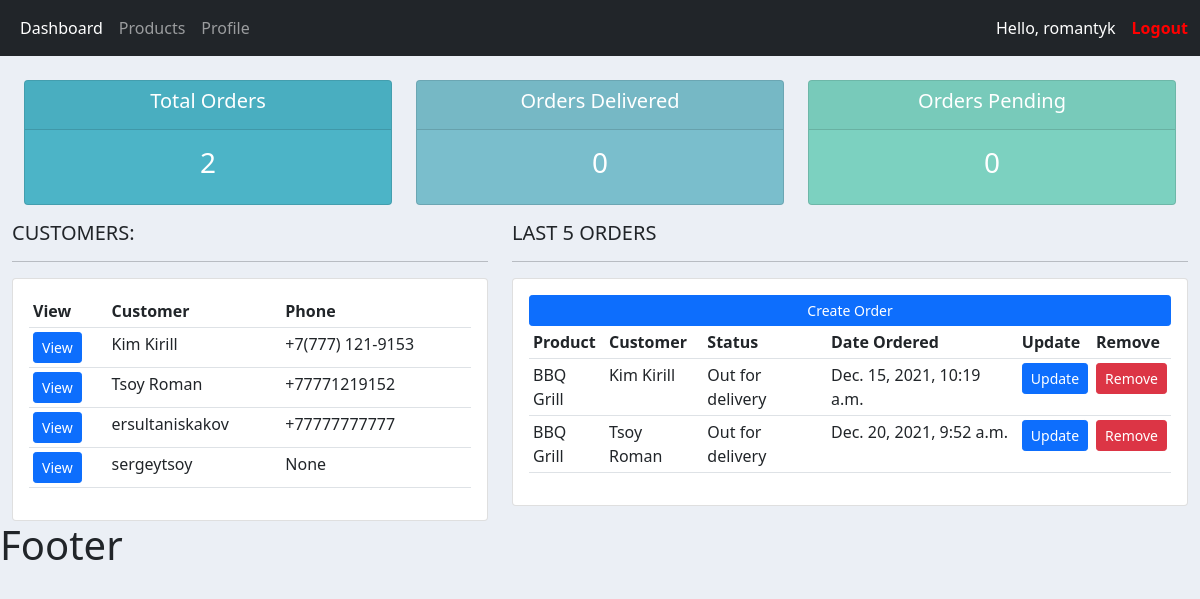
The app's page / (signed in) with its own data.
### accounts/models.py (models this page shows, shortened)
class Customer(models.Model):
    user = models.OneToOneField(User, null=True, on_delete=models.CASCADE)
    name = models.CharField(max_length=200, null=True)
    phone = models.CharField(max_length=200, null=True)
    email = models.CharField(max_length=200, null=True)
    date_created = models.DateTimeField(auto_now_add=True, null=True)

class Order(models.Model):
    STATUS = (
        ('Pending', 'Pending'),
        ('Out for delivery', 'Out for delivery'),
        ('Delivered', 'Delivered'),
    )
    customer = models.ForeignKey(Customer, null=True, on_delete=models.SET_NULL)
    product = models.ForeignKey(Product, null=True, on_delete=models.SET_NULL)
    date_created = models.DateTimeField(auto_now_add=True, null=True)
    status = models.CharField(max_length=200, null=True, choices=STATUS)
    note = models.CharField(max_length=1000, null=True)

class Product(models.Model):
    STATUS = (
        ('Indoor', 'Indoor'),
        ('Out Door', 'Out Door'),
    )
    name = models.CharField(max_length=200, null=True)
    price = models.FloatField(null=True)
    category = models.CharField(max_length=200, null=True, choices=STATUS)
    description = models.CharField(max_length=200, null=True, blank=True)
    date_created = models.DateTimeField(auto_now_add=True, null=True)
    tag = models.ManyToManyField(Tag)

### accounts/decorators.py (the view)
    def wrapper_function(request, *args, **kwargs):
        group = None
        if request.user.groups.exists():
            group = request.user.groups.all()[0].name
        if group == 'customer':
            return redirect('user-page')
        if group == 'admin':
            return view_func(request, *args, **kwargs)

### accounts/views.py (called while the page is built)
@login_required(login_url='login')
@admin_only
@superuser_only
def home(request):
    customers = Customer.objects.all()
    orders = Order.objects.all()
    total_orders = orders.count()
    delivered = orders.filter(status='Delivered').count()
    pending = orders.filter(status='Pending').count()
    context = {'customers': customers, 'orders': orders,
               'total_orders': total_orders,
               'pending_count': pending, 'delivered_count': delivered}
    return render(request, 'accounts/dashboard.html', context)

### accounts/templates/accounts/dashboard.html
{% extends 'accounts/main.html' %}
{% block content %}
<div class="container-fluid">
{% include 'accounts/status.html' %}
</div>
    <div class="row">
        <div class="col-md-5">
            <h5>CUSTOMERS:</h5>
            <hr>
            <div class="card card-body">
                <table class="table table-sm">
                    <tr>
                        <th>View</th>
                        <th>Customer</th>
                        <th>Phone</th>
                    </tr>
                    {% for i in customers %}
                    <tr>
                        <td><a href="{% url 'customer' i.id %}" class="btn btn-primary btn-sm">View</a></td>
                        <td>{{ i.name}}</td>
                        <td>{{ i.phone}}</td>
                    </tr>
                    {% endfor %}
                </table>
            </div>
        </div>
        <div class="col-md-7">
            <h5>LAST 5 ORDERS</h5>
            <hr>
            <div class="card card-body">
                <a class="btn btn-primary  btn-sm btn-block" href="{% url 'create_order' %}">Create Order</a>
                <table class="table table-sm">
                    <tr>
                        <th>Product</th>
                        <th>Customer</th>
                        <th>Status</th>
                        <th>Date Ordered</th>
                        <th>Update</th>
                        <th>Remove</th>
                    </tr>
                    {% for ord in orders %}
                    <tr>
                        <td>{{ ord.product.name}}</td>
                        <td>{{ ord.customer.name}}</td>
                        <td>{{ ord.status }}</td>
                        <td>{{ ord.date_created }}</td>
                        <td><a href="{% url 'update_order' ord.id %}"  class="btn btn-primary btn-sm">Update</a></td>
                        <td><a href="{% url 'delete_order' ord.id %}" class="btn btn-danger btn-sm">Remove</a></td>
                    </tr>
                    {% endfor %}
                </table>
            </div>
        </div>
    </div>
{% endblock content %}

### accounts/templates/accounts/main.html (shortened to what this page needs)
{% load static %}
<!DOCTYPE html>
<html lang="en">
<head>
    <link href="https://cdn.jsdelivr.net/npm/bootstrap@5.1.3/dist/css/bootstrap.min.css" rel="stylesheet">
    <link rel="stylesheet" href="{% static '/css/main.css' %}">
</head>
<body>
  {% include 'accounts/navbar.html' %}
    <div class="container-fluid">
        {% block content %}
        {% endblock %}
    </div>
  {% include 'accounts/footer.html' %}
</body>
</html>

### accounts/templates/accounts/navbar.html (shortened to what this page needs)
{% load static %}
<nav class="navbar navbar-expand-lg navbar-dark bg-dark">
  <div class="container-fluid">
    <div class="collapse navbar-collapse ml-1" id="navbarNav">
      <ul class="navbar-nav">
        {% if request.user.is_staff %}
        <li class="nav-item">
          <a class="nav-link active" aria-current="page" href="{% url 'home' %}">Dashboard</a>
        </li>
        <li class="nav-item">
          <a class="nav-link" href="{% url 'products' %}" >Products</a>
        </li>
        {% endif %}
        <li class="nav-item">
          <a class="nav-link" aria-current="page" href="{% url 'user-page' %}">Profile</a>
        </li>
      </ul>
    </div>
    <span style="color: white; font-size: 16px; margin-right: 16px;">Hello, {{ request.user.username }}</span>
    <span><a href="{% url 'logout' %}" style="font-size: 16px;text-decoration: none;color: red;font-weight: 600;">Logout</a></span>
  </div>
</nav>

### accounts/templates/accounts/status.html
<br>
<div class="row">
	<div class="col">
		<div class="col-md">
			<div class="card text-center text-white  mb-3" id="total-orders">
			  	<div class="card-header">
			  		<h5 class="card-title">Total Orders</h5>
			  	</div>
			  	<div class="card-body">
			    	<h3 class="card-title">{{total_orders}}</h3>
			  	</div>
			</div>
		</div>
	</div>
	<div class="col">
		<div class="col-md">
			<div class="card text-center text-white  mb-3" id="orders-delivered">
			  	<div class="card-header">
			  		<h5 class="card-title">Orders Delivered</h5>
			  	</div>
			  	<div class="card-body">
			    	<h3 class="card-title">{{delivered_count}}</h3>
			  	</div>
			</div>
		</div>
	</div>
	<div class="col">
		<div class="col-md">
			<div class="card text-center text-white  mb-3" id="orders-pending">
			  	<div class="card-header">
			  		<h5 class="card-title">Orders Pending</h5>
			  	</div>
			  	<div class="card-body">
			    	<h3 class="card-title">{{pending_count}}</h3>
			  	</div>
			</div>
		</div>
	</div>
</div>

### accounts/templates/accounts/footer.html
<h1>Footer</h1>

### static/css/main.css (style rules this page uses)
body { background-color: #ebeff5; }
#total-orders { background-color: #4cb4c7; }
#orders-delivered { background-color: #7abecc; }
#orders-pending { background-color: #7cd1c0; }

### records on screen
Customer: name "Kim Kirill", phone "+7(777) 121-9153"
Customer: name "Tsoy Roman", phone "+77771219152"
Customer: name "ersultaniskakov", phone "+77777777777"
Customer: name "sergeytsoy", phone "None"
Order: product.name "BBQ Grill", customer.name "Kim Kirill", status "Out for delivery", date_created "Dec. 15, 2021, 10:19 a.m."
Order: product.name "BBQ Grill", customer.name "Tsoy Roman", status "Out for delivery", date_created "Dec. 20, 2021, 9:52 a.m."

### other values on screen
{{ request.user.username }} "romantyk"
{{ total_orders }} "2"
{{ delivered_count }} "0"
{{ pending_count }} "0"
